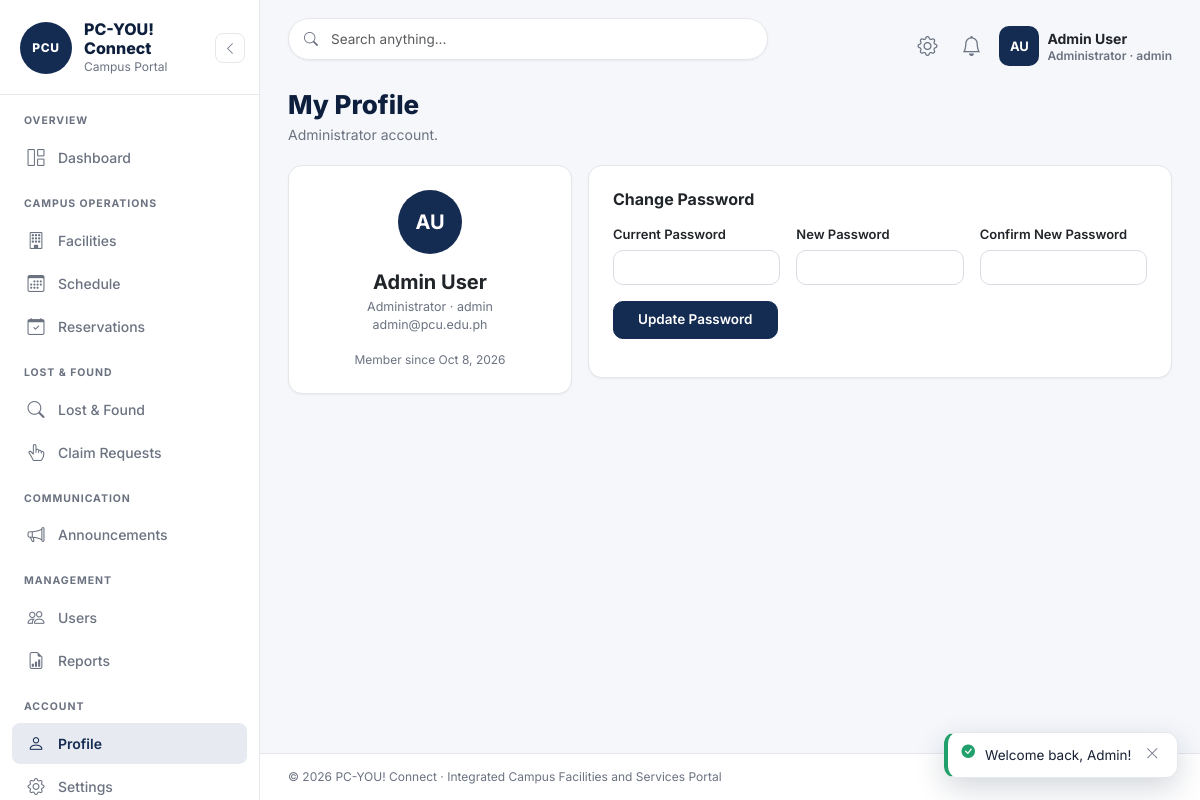
Screenshot of /admin/profile.php (signed in) with the database file from the repository.
### tables this page shows
CREATE TABLE `users` (
  `id` int(11) NOT NULL,
  `role` enum('student','faculty','staff','admin') NOT NULL DEFAULT 'student',
  `user_id` varchar(50) NOT NULL,
  `first_name` varchar(60) NOT NULL,
  `last_name` varchar(60) NOT NULL,
  `email` varchar(140) DEFAULT NULL,
  `password` varchar(255) NOT NULL,
  `avatar` varchar(255) DEFAULT NULL,
  `status` enum('active','inactive') NOT NULL DEFAULT 'active',
  `settings` text DEFAULT NULL,
  `remember_token` varchar(64) DEFAULT NULL,
  `created_at` timestamp NOT NULL DEFAULT current_timestamp(),
  `updated_at` timestamp NOT NULL DEFAULT current_timestamp() ON UPDATE current_timestamp()
);

### includes/functions.php (called while the page is built, shortened)
<?php
require_once __DIR__ . '/../config/database.php';
function e($v): string { return htmlspecialchars((string)$v, ENT_QUOTES, 'UTF-8'); }
function fmt_date($d): string   { return $d ? date('M j, Y', strtotime($d)) : '—'; }
function initials(string $f, string $l): string { return strtoupper(mb_substr($f, 0, 1) . mb_substr($l, 0, 1)); }

### includes/auth.php (called while the page is built, shortened)
<?php
require_once __DIR__ . '/functions.php';
function current_user(): ?array { return $_SESSION['user'] ?? null; }

### config/database.php (called while the page is built, shortened)
<?php
class Database {
    private static ?PDO $pdo = null;
    public static function conn(): PDO {
        if (self::$pdo === null) {
            self::$pdo = new PDO(
                'mysql:host=' . self::HOST . ';dbname=' . self::NAME . ';charset=utf8mb4',
                self::USER, self::PASS,
                [
                    PDO::ATTR_ERRMODE            => PDO::ERRMODE_EXCEPTION,
                    PDO::ATTR_DEFAULT_FETCH_MODE => PDO::FETCH_ASSOC,
                    PDO::ATTR_EMULATE_PREPARES   => false,
                ]
            );
        }
        return self::$pdo;
    }
}
function db(): PDO { return Database::conn(); }

### admin/profile.php (the view, shortened to what this page needs)
<?php
 $u = require_admin();
 $me = db()->prepare('SELECT * FROM users WHERE id=?'); $me->execute([$u['id']]); $me = $me->fetch();
require_once '../includes/sidebar.php';
require_once '../includes/header.php';
?>
<div class="page-head">
  <div><h1 class="page-title">My Profile</h1><p class="page-sub">Administrator account.</p></div>
</div>
<div class="row g-3">
  <div class="col-lg-4">
    <div class="card p-4 text-center h-100">
      <span class="avatar lg mx-auto mb-3"><?= e(initials($me['first_name'], $me['last_name'])) ?></span>
      <h5 class="fw-bold mb-1"><?= e($me['first_name'] . ' ' . $me['last_name']) ?></h5>
      <div class="muted-sm">Administrator · <?= e($me['user_id']) ?></div>
      <div class="muted-sm mb-3"><?= e($me['email'] ?: '') ?></div>
      <div class="muted-sm" style="font-size:12px">Member since <?= fmt_date($me['created_at']) ?></div>
    </div>
  </div>
  <div class="col-lg-8">
    <div class="card p-4">
      <h6 class="card-title mb-3">Change Password</h6>
      <form method="post">
        <div class="row g-3">
          <div class="col-md-4"><label class="form-label">Current Password</label><input type="password" class="form-control" name="current_password" required></div>
          <div class="col-md-4"><label class="form-label">New Password</label><input type="password" class="form-control" name="new_password" minlength="8" required></div>
          <div class="col-md-4"><label class="form-label">Confirm New Password</label><input type="password" class="form-control" name="confirm_password" required></div>
          <div class="col-12"><button class="btn btn-navy px-4">Update Password</button></div>
        </div>
      </form>
    </div>
  </div>
</div>
<?php require_once '../includes/footer.php'; ?>

### includes/navbar.php (shortened to what this page needs)
<?php
 $navUser  = current_user();
 $navAdmin = ($navUser['role'] ?? '') === 'admin';
 $parts = preg_split('/\s+/', $navUser['name']);
 $ini = strtoupper(mb_substr($parts[0], 0, 1) . mb_substr(end($parts), 0, 1));
?>
<header class="app-navbar">
  <form class="nav-search" role="search">
    <input type="search" name="q" class="form-control" placeholder="Search anything..." value="<?= e($_GET['q'] ?? '') ?>" aria-label="Search">
  </form>
  <div class="nav-right ms-auto d-flex align-items-center gap-1">
    <div class="dropdown">
      <button class="btn btn-icon" data-bs-toggle="dropdown" type="button" aria-label="Quick links" title="Quick links"><i class="bi bi-gear fs-5"></i></button>
    </div>
    <div class="dropdown">
      <button class="btn btn-icon position-relative" data-bs-toggle="dropdown" type="button" aria-label="Notifications" title="Notifications">
        <i class="bi bi-bell fs-5"></i>
      </button>
    </div>
    <div class="dropdown">
      <button class="nav-user ms-1 btn p-0 border-0 bg-transparent d-flex align-items-center gap-2" data-bs-toggle="dropdown" type="button" aria-label="Account menu">
        <span class="avatar"><?= e($ini) ?></span>
        <div class="d-none d-md-block lh-sm text-start">
          <div class="nav-user-name"><?= e($navUser['name']) ?></div>
          <div class="nav-user-role"><?= $navAdmin ? 'Administrator' : ucfirst($navUser['role']) ?> · <?= e($navUser['user_id']) ?></div>
        </div>
      </button>
    </div>
  </div>
</header>

### assets/css/style.css (style rules this page uses)
:root { --navy: #142b52; --navy-dark: #0d1f3c; --bg: #f5f7fb; --white: #ffffff; --border: #e5e7eb; --input-border: #d8dce3; --text: #172033; --muted: #6b7280; --success: #22a06b; --warning: #e9a23b; --danger: #d9534f; --purple: #7654d6; --radius: 14px; --shadow-sm: 0 1px 2px rgba(23, 32, 51, 0.06); --shadow: 0 4px 16px rgba(13, 31, 60, 0.08); }
* { scrollbar-width: thin; }
body { font-family: "Inter", system-ui, -apple-system, sans-serif; background: var(--bg); color: var(--text); font-size: 14.5px; }
::placeholder { color: #9ca3af; }
.app-navbar { position: sticky; top: 0; z-index: 1030; background: transparent; border-bottom: none; display: flex; align-items: center; gap: 10px; padding: 18px 28px 6px; }
.nav-search { position: relative; flex: 1; max-width: 480px; }
.nav-search .form-control { height: 42px; border-radius: 999px; border: 1px solid var(--border); padding: 0 16px 0 42px; font-size: 13.5px; background: #fff; box-shadow: var(--shadow-sm); }
.btn-icon { width: 40px; height: 40px; border: none; border-radius: 50%; background: transparent; color: var(--muted); display: inline-flex; align-items: center; justify-content: center; }
.nav-user { display: flex; align-items: center; gap: 10px; padding-left: 8px; }
.avatar { width: 40px; height: 40px; border-radius: 50%; background: var(--navy); color: #fff; font-weight: 700; font-size: 13px; display: inline-flex; align-items: center; justify-content: center; flex: none; }
.avatar.lg { width: 64px; height: 64px; font-size: 20px; border-radius: 50%; }
.nav-user .avatar { border-radius: 10px; }
.nav-user-name { font-size: 14px; font-weight: 700; }
.nav-user-role { font-size: 12px; color: var(--muted); }
.page-head { display: flex; justify-content: space-between; align-items: flex-start; gap: 12px; margin-bottom: 20px; flex-wrap: wrap; }
.page-title { font-size: 26px; font-weight: 800; color: var(--navy-dark); margin: 0; }
.page-sub { color: var(--muted); font-size: 14px; margin: 4px 0 0; }
.card { background: #fff; border: 1px solid var(--border); border-radius: var(--radius); box-shadow: var(--shadow-sm); }
.card-title { font-size: 16px; font-weight: 700; margin: 0; }
.btn { height: 38px; min-height: 0; padding: 0 16px; border-radius: 10px; font-size: 13.5px; font-weight: 600; display: inline-flex; align-items: center; justify-content: center; gap: 8px; line-height: 1; white-space: nowrap; }
.btn i { font-size: 15px; }
.btn, .btn-sm-icon, .act-icon, .pg-btn, .filter-tab, .sidebar-link, .quick-action, .btn-icon, .eye-btn { transition: all 0.18s ease; }
.btn-navy { background: var(--navy); border: 1px solid var(--navy); color: #fff; font-weight: 600; }
.muted-sm { font-size: 12.5px; color: var(--muted); }
.form-control, .form-select { border-radius: 10px; border-color: var(--input-border); font-size: 13.5px; }
.form-label { font-weight: 600; font-size: 13px; margin-bottom: 6px; }

### rows the page displays
users: first_name "AU", user "admin", initials($me['first_name'], $me['last_name']) "AU", first_name+last_name "Admin User", email "admin@pcu.edu.ph", created_at "Oct 8, 2026"

### other values shown
$navUser['name'] "Admin User"
